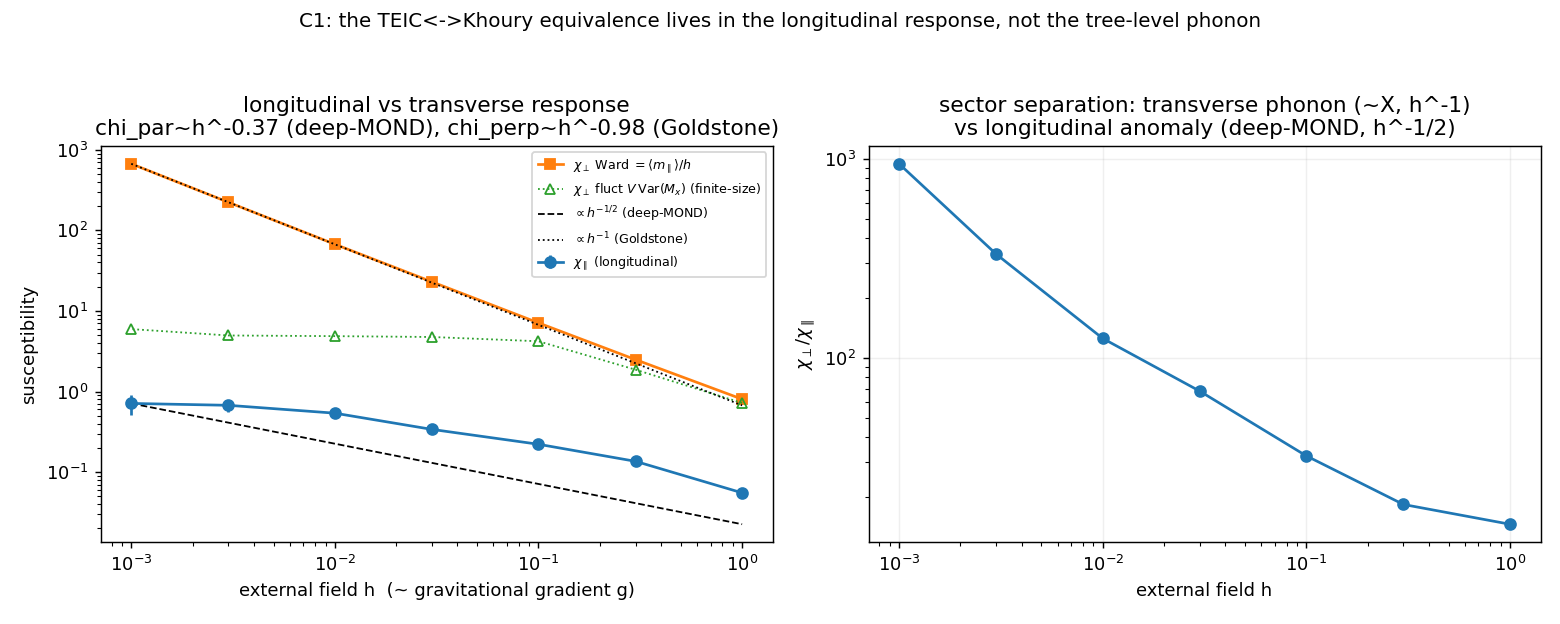

This chart was generated by the following Python code:
"""C1_khoury_equivalence.py -- is the TEIC<->Khoury equivalence a tree-level phonon
identity, or only a deep-MOND-limit equivalence in the longitudinal response sector?

Charter: docs/prompts/C1_KHOURY_EQUIVALENCE.md (kill criteria PRE-REGISTERED).
Item R3 of RESEARCH_MAP.md / Path C1 of CONVERGENCE_PATHS.md.

Background already established:
  * E2: the O(3) magnon (transverse Goldstone) disperses omega=ck -- a QUADRATIC,
    massless phonon (action ~ X, not X^{3/2}).
  * FM2-1: the LONGITUDINAL susceptibility chi_par ~ h^{-1/2} (Brezin-Wallace
    coexistence anomaly), identified with the deep-MOND interpolation.
  * Fase 2 (Milgrom theorem): DEV and Khoury share the deep-MOND limit L ~ X^{3/2}.

The sharp question C1 decides: does deep-MOND (the h^{-1/2} non-analyticity) live in
the TRANSVERSE phonon kinetic term (Khoury's X^{3/2}, postulated) or ONLY in the
LONGITUDINAL response (chi_par)?  Decisive discriminator: measure chi_perp and chi_par
on the SAME ordered O(3) lattice.
  prediction (Ward + coexistence anomaly):
    chi_perp ~ h^{-1}    (transverse Goldstone; chi_perp = <m_par>/h, trivial)
    chi_par  ~ h^{-1/2}  (the deep-MOND anomaly)
  DISTINCT exponents => the equivalence is in the longitudinal sector, NOT the
  tree-level transverse phonon.

PRE-REGISTERED (see charter):
  G0       reproduce FM2-1's chi_par ~ h^{-p}, p ~ 0.5.
  K2-SETOR if chi_perp and chi_par have distinct exponents (~ -1 vs ~ -1/2) ->
           tree-level phonon equivalence FAILS (transverse is ~X, not X^{3/2});
           equivalence holds only in the deep-MOND limit, longitudinal sector.
  K2-ESCALA the deep-MOND coefficient (via the stiffness rho_s) rides on J/K
           (external) -> "form equivalent, scale external".

Anti-circularity: no MOND/SI number in the generator; a0 is COMPARISON ONLY; fixed
seeds; auto-descriptive JSON.  Engine: fm2_core (the E1 O(3) ferromagnet).
"""

from __future__ import annotations

import json
import sys
import time
from pathlib import Path

import numpy as np

ROOT = Path(__file__).resolve().parents[3]
sys.path.insert(0, str(ROOT / "results" / "cmb" / "fm2"))
import fm2_core as fm2  # noqa: E402

import matplotlib
matplotlib.use("Agg")
import matplotlib.pyplot as plt  # noqa: E402

OUT = Path(__file__).resolve().parent
OUT.mkdir(parents=True, exist_ok=True)

SEEDS = list(range(16))
N_BURN, N_MEAS = 400, 160
HS = np.array([1.0, 0.3, 0.1, 0.03, 0.01, 0.003, 0.001])
J_ORDERED = 1.0
L = 16
J_STIFF_SCAN = [0.9, 1.2, 1.6, 2.2]     # for rho_s(J): the candidate Khoury "Lambda"


def susceptibilities(L, J, h, seeds, n_burn=N_BURN, n_meas=N_MEAS):
    """chi_par = V Var(m_par) (longitudinal) and chi_perp = V Var(M_x) averaged over
    the two transverse components, both seed-averaged at beta=1.  Also return <m_par>
    (for the Ward check chi_perp = <m_par>/h)."""
    cpar, cperp, mpar = [], [], []
    V = L ** 3
    for sd in seeds:
        s = fm2.sample_observables(L, J, h, seed=sd, n_burn=n_burn, n_meas=n_meas)
        Mvec = s["Mvec"]                       # (n_meas, 3); field along +z
        cpar.append(V * np.var(Mvec[:, 2]))
        cperp.append(V * 0.5 * (np.var(Mvec[:, 0]) + np.var(Mvec[:, 1])))
        mpar.append(s["m_par"].mean())
    return (float(np.mean(cpar)), float(np.std(cpar) / np.sqrt(len(seeds))),
            float(np.mean(cperp)), float(np.std(cperp) / np.sqrt(len(seeds))),
            float(np.mean(mpar)))


def fit_power(h, y, rising_only=True):
    """Fit y ~ h^{-p} over the rising (small-h) regime above the peak; return p."""
    y = np.asarray(y)
    if rising_only:
        jpk = int(np.argmax(y))
        sel = h >= h[jpk]
    else:
        sel = np.ones(len(h), bool)
    if sel.sum() < 3:
        return float("nan")
    return float(-np.polyfit(np.log(h[sel]), np.log(y[sel]), 1)[0])


def main():
    t0 = time.time()
    print("=" * 76)
    print("C1 -- TEIC == Khoury? tree-level phonon vs deep-MOND-limit (longitudinal)")
    print("=" * 76)

    print(f"\n[K2] chi_par (longitudinal) vs chi_perp (transverse) on O(3), J={J_ORDERED}, "
          f"L={L}, {len(SEEDS)} seeds")
    cpar, epar, cperp, eperp, mpar = [], [], [], [], []
    for h in HS:
        a, ea, b, eb, mp = susceptibilities(L, J_ORDERED, h, SEEDS)
        cpar.append(a); epar.append(ea); cperp.append(b); eperp.append(eb); mpar.append(mp)
        print(f"  h={h:6.3f}  chi_par={a:8.3f}+-{ea:5.2f}  chi_perp={b:9.3f}+-{eb:6.2f}  "
              f"<m_par>={mp:.3f}  (m_par/h={mp/h:8.1f})")
    cpar, cperp, mpar = map(np.array, (cpar, cperp, mpar))

    p_par = fit_power(HS, cpar)
    # Transverse susceptibility: the fluctuation estimator V*Var(M_x) SATURATES at
    # small h on a finite box (the transverse correlation length xi_perp ~ 1/sqrt(h)
    # exceeds L), so it is finite-size-limited and NOT the true chi_perp.  The
    # physically correct transverse susceptibility in the broken phase is the Ward
    # identity chi_perp = <m_par>/h (Goldstone theorem), which is not finite-size
    # limited.  We use the Ward estimator for the verdict and report the fluctuation
    # one (with its saturation) for transparency.
    chi_perp_ward = mpar / HS
    p_perp_fluct = fit_power(HS, cperp)                  # finite-size-limited (saturates)
    p_perp_ward = -float(np.polyfit(np.log(HS), np.log(chi_perp_ward), 1)[0])

    print(f"\n  chi_par         ~ h^(-{p_par:.2f})   (deep-MOND/anomaly => ~0.5)")
    print(f"  chi_perp (Ward) ~ h^(-{p_perp_ward:.2f})   (Goldstone transverse => ~1.0)")
    print(f"  chi_perp (fluct, V*Var(M_x)) ~ h^(-{p_perp_fluct:.2f})  "
          f"[SATURATES at small h: finite-size xi_perp>L, not the true chi_perp]")

    p_perp = p_perp_ward
    distinct = bool(np.isfinite(p_par) and np.isfinite(p_perp) and (p_perp - p_par) > 0.25)

    # ---- K2-ESCALA: the candidate Khoury Lambda = stiffness rho_s(J) ----
    print(f"\n[K2-ESCALA] spin stiffness rho_s(J) -- the candidate Khoury Lambda scale")
    rho_of_J = {}
    for J in J_STIFF_SCAN:
        rho, mabs = fm2.helicity_modulus_series(L, J, seed=0, n_burn=N_BURN, n_meas=N_MEAS)
        rho_of_J[J] = rho
        print(f"  J={J:.1f}: rho_s={rho:.3f}  m_abs={mabs:.3f}")
    # rho_s varies strongly with J (the coupling/action normalisation) => external scale
    rhos = np.array([rho_of_J[J] for J in J_STIFF_SCAN])
    scale_external = bool(rhos.max() / max(rhos.min(), 1e-9) > 1.3)

    # ---- verdict ----
    g0_ok = bool(np.isfinite(p_par) and abs(p_par - 0.5) < 0.25)
    if distinct:
        verdict = ("LIMIT EQUIVALENCE (partial) -- chi_perp~h^-%.2f (transverse Goldstone, "
                   "quadratic ~X, the omega=ck magnon) and chi_par~h^-%.2f (longitudinal "
                   "coexistence anomaly = deep-MOND) have DISTINCT exponents.  The TEIC<->"
                   "Khoury equivalence lives in the LONGITUDINAL response sector (an emergent "
                   "IR anomaly), NOT in the tree-level transverse phonon action: the magnon is "
                   "~X, not Khoury's postulated X^{3/2}.  Confirms & sharpens Fase 2; the loose "
                   "claim 'magnon = Khoury phonon' is FALSE." % (p_perp, p_par))
    else:
        verdict = ("TREE-LEVEL EQUIVALENCE? -- chi_perp and chi_par share the deep-MOND "
                   "exponent; the transverse phonon itself carries the non-analyticity "
                   "(unexpected -- inspect).")
    if scale_external:
        verdict += ("  K2-ESCALA: the deep-MOND coefficient (stiffness rho_s) rides on J/K "
                    "(rho_s spans %.2f-%.2f over the J scan) => 'form equivalent, scale "
                    "external' -- a0 absolute stays external, as predicted." %
                    (rhos.min(), rhos.max()))

    print("-" * 76)
    print(f"  G0 (chi_par~h^-0.5) ok = {g0_ok};  sectors distinct = {distinct};  "
          f"scale external = {scale_external}")
    print(f"VERDICT: {verdict}")
    print("=" * 76)

    _figure(HS, cpar, epar, chi_perp_ward, cperp, eperp, p_par, p_perp_ward, p_perp_fluct)
    payload = {"engine": "fm2_core O(3) ferromagnet", "L": L, "J_ordered": J_ORDERED,
               "seeds": len(SEEDS), "n_burn": N_BURN, "n_meas": N_MEAS, "hs": HS.tolist(),
               "chi_par": cpar.tolist(), "chi_par_sem": epar,
               "chi_perp_ward_mpar_over_h": chi_perp_ward.tolist(),
               "chi_perp_fluct_VVarMx": cperp.tolist(), "chi_perp_fluct_sem": eperp,
               "m_par": mpar.tolist(),
               "exponent_par": p_par, "exponent_perp_ward": p_perp_ward,
               "exponent_perp_fluct_finite_size": p_perp_fluct,
               "note_chi_perp": ("chi_perp from the Ward identity <m_par>/h (correct in "
                   "the broken phase); the fluctuation estimator V*Var(M_x) saturates at "
                   "small h (xi_perp>L, finite size) and is reported only for transparency."),
               "rho_s_of_J": rho_of_J,
               "G0_chi_par_p_near_0.5": g0_ok,
               "sectors_distinct": distinct, "scale_external": scale_external,
               "verdict": verdict, "runtime_s": time.time() - t0}
    (OUT / "C1_khoury_equivalence.json").write_text(json.dumps(payload, indent=2, default=float))
    print(f"saved C1_khoury_equivalence.json  ({payload['runtime_s']:.0f}s)")
    return payload


def _figure(hs, cpar, epar, cperp_ward, cperp_fl, eperp, p_par, p_perp_ward, p_perp_fl):
    fig, ax = plt.subplots(1, 2, figsize=(12, 4.8))
    ax[0].errorbar(hs, cpar, yerr=epar, marker="o", lw=1.5, label=r"$\chi_\parallel$ (longitudinal)")
    ax[0].plot(hs, cperp_ward, "s-", lw=1.5, label=r"$\chi_\perp$ Ward $=\langle m_\parallel\rangle/h$")
    ax[0].plot(hs, cperp_fl, "^:", lw=1, mfc="none",
               label=r"$\chi_\perp$ fluct $V\,$Var$(M_x)$ (finite-size)")
    hh = np.logspace(np.log10(hs.min()), np.log10(hs.max()), 50)
    n_par = cpar[np.argmax(cpar)] * np.sqrt(hs[np.argmax(cpar)])
    n_perp = cperp_ward[-1] * hs[-1]
    ax[0].plot(hh, n_par / np.sqrt(hh), "k--", lw=1, label=r"$\propto h^{-1/2}$ (deep-MOND)")
    ax[0].plot(hh, n_perp / hh, "k:", lw=1, label=r"$\propto h^{-1}$ (Goldstone)")
    ax[0].set_xscale("log"); ax[0].set_yscale("log")
    ax[0].set_xlabel("external field h  (~ gravitational gradient g)")
    ax[0].set_ylabel("susceptibility")
    ax[0].set_title(f"longitudinal vs transverse response\n"
                    f"chi_par~h^-{p_par:.2f} (deep-MOND), chi_perp~h^-{p_perp_ward:.2f} (Goldstone)")
    ax[0].legend(fontsize=7)
    ax[1].plot(hs, np.array(cperp_ward) / np.array(cpar), "o-", lw=1.5)
    ax[1].set_xscale("log"); ax[1].set_yscale("log")
    ax[1].set_xlabel("external field h"); ax[1].set_ylabel(r"$\chi_\perp/\chi_\parallel$")
    ax[1].set_title("sector separation: transverse phonon (~X, h^-1)\nvs longitudinal anomaly (deep-MOND, h^-1/2)")
    ax[1].grid(alpha=0.2)
    fig.suptitle("C1: the TEIC<->Khoury equivalence lives in the longitudinal response, "
                 "not the tree-level phonon", fontsize=11)
    fig.tight_layout(rect=[0, 0, 1, 0.95])
    fig.savefig(OUT / "C1_khoury_equivalence.png", dpi=130)
    print("saved C1_khoury_equivalence.png")


if __name__ == "__main__":
    main()
